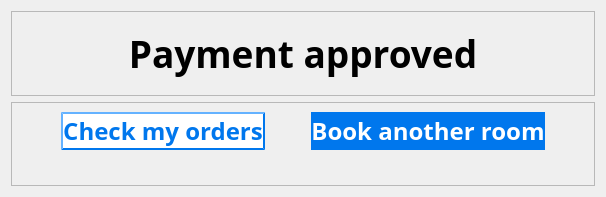
           <widget class="QWidget" name="payment_approved_page10">
            <layout class="QHBoxLayout" name="horizontalLayout_2">
             <item>
              <layout class="QVBoxLayout" name="verticalLayout_18" stretch="1,1">
               <item>
                <widget class="QFrame" name="frame_28">
                 <property name="frameShape">
                  <enum>QFrame::StyledPanel</enum>
                 </property>
                 <property name="frameShadow">
                  <enum>QFrame::Raised</enum>
                 </property>
                 <layout class="QGridLayout" name="gridLayout_60">
                  <item row="0" column="0">
                   <layout class="QGridLayout" name="gridLayout_59">
                    <item row="0" column="0">
                     <widget class="QLabel" name="label_31">
                      <property name="font">
                       <font>
                        <family>Bahnschrift SemiBold</family>
                        <pointsize>28</pointsize>
                        <weight>75</weight>
                        <bold>true</bold>
                       </font>
                      </property>
                      <property name="text">
                       <string>Payment approved</string>
                      </property>
                      <property name="alignment">
                       <set>Qt::AlignCenter</set>
                      </property>
                     </widget>
                    </item>
                   </layout>
                  </item>
                 </layout>
                </widget>
               </item>
               <item>
                <widget class="QFrame" name="frame_29">
                 <property name="frameShape">
                  <enum>QFrame::StyledPanel</enum>
                 </property>
                 <property name="frameShadow">
                  <enum>QFrame::Raised</enum>
                 </property>
                 <layout class="QGridLayout" name="gridLayout_62">
                  <item row="0" column="0">
                   <layout class="QGridLayout" name="gridLayout_61" rowstretch="1,3" columnstretch="2,4,0,4,2">
                    <item row="0" column="3">
                     <widget class="QPushButton" name="to_book_info_page_2">
                      <property name="sizePolicy">
                       <sizepolicy hsizetype="Minimum" vsizetype="Expanding">
                        <horstretch>0</horstretch>
                        <verstretch>0</verstretch>
                       </sizepolicy>
                      </property>
                      <property name="font">
                       <font>
                        <family>Bahnschrift SemiBold</family>
                        <pointsize>18</pointsize>
                        <weight>75</weight>
                        <bold>true</bold>
                       </font>
                      </property>
                      <property name="styleSheet">
                       <string notr="true">QPushButton{background-color: rgb(0, 119, 237); border-radius:20px; color:rgb(255,255,255);}</string>
                      </property>
                      <property name="text">
                       <string>Book another room</string>
                      </property>
                     </widget>
                    </item>
                    <item row="0" column="2">
                     <spacer name="horizontalSpacer_38">
                      <property name="orientation">
                       <enum>Qt::Horizontal</enum>
                      </property>
                      <property name="sizeHint" stdset="0">
                       <size>
                        <width>40</width>
                        <height>20</height>
                       </size>
                      </property>
                     </spacer>
                    </item>
                    <item row="0" column="4">
                     <spacer name="horizontalSpacer_37">
                      <property name="orientation">
                       <enum>Qt::Horizontal</enum>
                      </property>
                      <property name="sizeHint" stdset="0">
                       <size>
                        <width>40</width>
                        <height>20</height>
                       </size>
                      </property>
                     </spacer>
                    </item>
                    <item row="0" column="1">
                     <widget class="QPushButton" name="to_personal_homepage">
                      <property name="sizePolicy">
                       <sizepolicy hsizetype="Minimum" vsizetype="Expanding">
                        <horstretch>0</horstretch>
                        <verstretch>0</verstretch>
                       </sizepolicy>
                      </property>
                      <property name="font">
                       <font>
                        <family>Bahnschrift SemiBold</family>
                        <pointsize>18</pointsize>
                        <weight>75</weight>
                        <bold>true</bold>
                       </font>
                      </property>
                      <property name="styleSheet">
                       <string notr="true">QPushButton{background-color: rgb(255,255,255); border-radius:20px; color:rgb(0, 119, 237);border-width:2px;border-color:rgb(0, 119, 237);border-style:outset;}</string>
                      </property>
                      <property name="text">
                       <string>Check my orders</string>
                      </property>
                     </widget>
                    </item>
                    <item row="0" column="0">
                     <spacer name="horizontalSpacer_36">
                      <property name="orientation">
                       <enum>Qt::Horizontal</enum>
                      </property>
                      <property name="sizeHint" stdset="0">
                       <size>
                        <width>40</width>
                        <height>20</height>
                       </size>
                      </property>
                     </spacer>
                    </item>
                    <item row="1" column="1">
                     <spacer name="verticalSpacer_22">
                      <property name="orientation">
                       <enum>Qt::Vertical</enum>
                      </property>
                      <property name="sizeHint" stdset="0">
                       <size>
                        <width>20</width>
                        <height>40</height>
                       </size>
                      </property>
                     </spacer>
                    </item>
                   </layout>
                  </item>
                 </layout>
                </widget>
               </item>
              </layout>
             </item>
            </layout>
           </widget>
